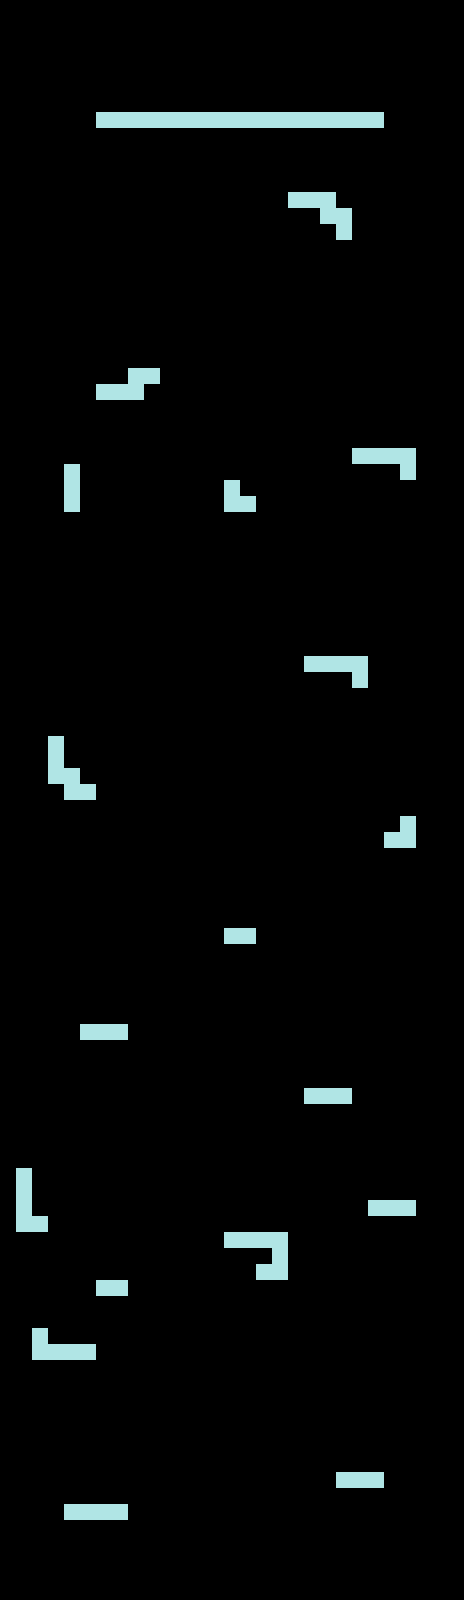

A 2D game scene composited from a Tiled map and its tileset images. What follows is a short description and the map's XML, with every tile layer's data as written:
An orthogonal 29x100 tile map with 16x16 px tiles, 1 tile layer (tilelayer).

<map version="1.10" tiledversion="1.11.2" orientation="orthogonal" renderorder="right-up" width="29" height="100" tilewidth="16" tileheight="16" infinite="0" nextlayerid="2" nextobjectid="1">
 <editorsettings>
  <export target="../../HEW_2025/Assets/Stages/TestStage2.json" format="json" />
 </editorsettings>
 <tileset firstgid="1" source="Block.tsx" />
 <layer id="1" name="tilelayer" width="29" height="100" opacity="0.9">
  <properties>
   <property name="type" value="StaticBlock" />
  </properties>
  <data encoding="csv">
0,0,0,0,0,0,0,0,0,0,0,0,0,0,0,0,0,0,0,0,0,0,0,0,0,0,0,0,0,
0,0,0,0,0,0,0,0,0,0,0,0,0,0,0,0,0,0,0,0,0,0,0,0,0,0,0,0,0,
0,0,0,0,0,0,0,0,0,0,0,0,0,0,0,0,0,0,0,0,0,0,0,0,0,0,0,0,0,
0,0,0,0,0,0,0,0,0,0,0,0,0,0,0,0,0,0,0,0,0,0,0,0,0,0,0,0,0,
0,0,0,0,0,0,0,0,0,0,0,0,0,0,0,0,0,0,0,0,0,0,0,0,0,0,0,0,0,
0,0,0,0,0,0,0,0,0,0,0,0,0,0,0,0,0,0,0,0,0,0,0,0,0,0,0,0,0,
0,0,0,0,0,0,0,0,0,0,0,0,0,0,0,0,0,0,0,0,0,0,0,0,0,0,0,0,0,
0,0,0,0,0,0,2,2,2,2,2,2,2,2,2,2,2,2,2,2,2,2,2,2,0,0,0,0,0,
0,0,0,0,0,0,0,0,0,0,0,0,0,0,0,0,0,0,0,0,0,0,0,0,0,0,0,0,0,
0,0,0,0,0,0,0,0,0,0,0,0,0,0,0,0,0,0,0,0,0,0,0,0,0,0,0,0,0,
0,0,0,0,0,0,0,0,0,0,0,0,0,0,0,0,0,0,0,0,0,0,0,0,0,0,0,0,0,
0,0,0,0,0,0,0,0,0,0,0,0,0,0,0,0,0,0,0,0,0,0,0,0,0,0,0,0,0,
0,0,0,0,0,0,0,0,0,0,0,0,0,0,0,0,0,0,2,2,2,0,0,0,0,0,0,0,0,
0,0,0,0,0,0,0,0,0,0,0,0,0,0,0,0,0,0,0,0,2,2,0,0,0,0,0,0,0,
0,0,0,0,0,0,0,0,0,0,0,0,0,0,0,0,0,0,0,0,0,2,0,0,0,0,0,0,0,
0,0,0,0,0,0,0,0,0,0,0,0,0,0,0,0,0,0,0,0,0,0,0,0,0,0,0,0,0,
0,0,0,0,0,0,0,0,0,0,0,0,0,0,0,0,0,0,0,0,0,0,0,0,0,0,0,0,0,
0,0,0,0,0,0,0,0,0,0,0,0,0,0,0,0,0,0,0,0,0,0,0,0,0,0,0,0,0,
0,0,0,0,0,0,0,0,0,0,0,0,0,0,0,0,0,0,0,0,0,0,0,0,0,0,0,0,0,
0,0,0,0,0,0,0,0,0,0,0,0,0,0,0,0,0,0,0,0,0,0,0,0,0,0,0,0,0,
0,0,0,0,0,0,0,0,0,0,0,0,0,0,0,0,0,0,0,0,0,0,0,0,0,0,0,0,0,
0,0,0,0,0,0,0,0,0,0,0,0,0,0,0,0,0,0,0,0,0,0,0,0,0,0,0,0,0,
0,0,0,0,0,0,0,0,0,0,0,0,0,0,0,0,0,0,0,0,0,0,0,0,0,0,0,0,0,
0,0,0,0,0,0,0,0,2,2,0,0,0,0,0,0,0,0,0,0,0,0,0,0,0,0,0,0,0,
0,0,0,0,0,0,2,2,2,0,0,0,0,0,0,0,0,0,0,0,0,0,0,0,0,0,0,0,0,
0,0,0,0,0,0,0,0,0,0,0,0,0,0,0,0,0,0,0,0,0,0,0,0,0,0,0,0,0,
0,0,0,0,0,0,0,0,0,0,0,0,0,0,0,0,0,0,0,0,0,0,0,0,0,0,0,0,0,
0,0,0,0,0,0,0,0,0,0,0,0,0,0,0,0,0,0,0,0,0,0,0,0,0,0,0,0,0,
0,0,0,0,0,0,0,0,0,0,0,0,0,0,0,0,0,0,0,0,0,0,2,2,2,2,0,0,0,
0,0,0,0,2,0,0,0,0,0,0,0,0,0,0,0,0,0,0,0,0,0,0,0,0,2,0,0,0,
0,0,0,0,2,0,0,0,0,0,0,0,0,0,2,0,0,0,0,0,0,0,0,0,0,0,0,0,0,
0,0,0,0,2,0,0,0,0,0,0,0,0,0,2,2,0,0,0,0,0,0,0,0,0,0,0,0,0,
0,0,0,0,0,0,0,0,0,0,0,0,0,0,0,0,0,0,0,0,0,0,0,0,0,0,0,0,0,
0,0,0,0,0,0,0,0,0,0,0,0,0,0,0,0,0,0,0,0,0,0,0,0,0,0,0,0,0,
0,0,0,0,0,0,0,0,0,0,0,0,0,0,0,0,0,0,0,0,0,0,0,0,0,0,0,0,0,
0,0,0,0,0,0,0,0,0,0,0,0,0,0,0,0,0,0,0,0,0,0,0,0,0,0,0,0,0,
0,0,0,0,0,0,0,0,0,0,0,0,0,0,0,0,0,0,0,0,0,0,0,0,0,0,0,0,0,
0,0,0,0,0,0,0,0,0,0,0,0,0,0,0,0,0,0,0,0,0,0,0,0,0,0,0,0,0,
0,0,0,0,0,0,0,0,0,0,0,0,0,0,0,0,0,0,0,0,0,0,0,0,0,0,0,0,0,
0,0,0,0,0,0,0,0,0,0,0,0,0,0,0,0,0,0,0,0,0,0,0,0,0,0,0,0,0,
0,0,0,0,0,0,0,0,0,0,0,0,0,0,0,0,0,0,0,0,0,0,0,0,0,0,0,0,0,
0,0,0,0,0,0,0,0,0,0,0,0,0,0,0,0,0,0,0,2,2,2,2,0,0,0,0,0,0,
0,0,0,0,0,0,0,0,0,0,0,0,0,0,0,0,0,0,0,0,0,0,2,0,0,0,0,0,0,
0,0,0,0,0,0,0,0,0,0,0,0,0,0,0,0,0,0,0,0,0,0,0,0,0,0,0,0,0,
0,0,0,0,0,0,0,0,0,0,0,0,0,0,0,0,0,0,0,0,0,0,0,0,0,0,0,0,0,
0,0,0,0,0,0,0,0,0,0,0,0,0,0,0,0,0,0,0,0,0,0,0,0,0,0,0,0,0,
0,0,0,2,0,0,0,0,0,0,0,0,0,0,0,0,0,0,0,0,0,0,0,0,0,0,0,0,0,
0,0,0,2,0,0,0,0,0,0,0,0,0,0,0,0,0,0,0,0,0,0,0,0,0,0,0,0,0,
0,0,0,2,2,0,0,0,0,0,0,0,0,0,0,0,0,0,0,0,0,0,0,0,0,0,0,0,0,
0,0,0,0,2,2,0,0,0,0,0,0,0,0,0,0,0,0,0,0,0,0,0,0,0,0,0,0,0,
0,0,0,0,0,0,0,0,0,0,0,0,0,0,0,0,0,0,0,0,0,0,0,0,0,0,0,0,0,
0,0,0,0,0,0,0,0,0,0,0,0,0,0,0,0,0,0,0,0,0,0,0,0,0,2,0,0,0,
0,0,0,0,0,0,0,0,0,0,0,0,0,0,0,0,0,0,0,0,0,0,0,0,2,2,0,0,0,
0,0,0,0,0,0,0,0,0,0,0,0,0,0,0,0,0,0,0,0,0,0,0,0,0,0,0,0,0,
0,0,0,0,0,0,0,0,0,0,0,0,0,0,0,0,0,0,0,0,0,0,0,0,0,0,0,0,0,
0,0,0,0,0,0,0,0,0,0,0,0,0,0,0,0,0,0,0,0,0,0,0,0,0,0,0,0,0,
0,0,0,0,0,0,0,0,0,0,0,0,0,0,0,0,0,0,0,0,0,0,0,0,0,0,0,0,0,
0,0,0,0,0,0,0,0,0,0,0,0,0,0,0,0,0,0,0,0,0,0,0,0,0,0,0,0,0,
0,0,0,0,0,0,0,0,0,0,0,0,0,0,2,2,0,0,0,0,0,0,0,0,0,0,0,0,0,
0,0,0,0,0,0,0,0,0,0,0,0,0,0,0,0,0,0,0,0,0,0,0,0,0,0,0,0,0,
0,0,0,0,0,0,0,0,0,0,0,0,0,0,0,0,0,0,0,0,0,0,0,0,0,0,0,0,0,
0,0,0,0,0,0,0,0,0,0,0,0,0,0,0,0,0,0,0,0,0,0,0,0,0,0,0,0,0,
0,0,0,0,0,0,0,0,0,0,0,0,0,0,0,0,0,0,0,0,0,0,0,0,0,0,0,0,0,
0,0,0,0,0,0,0,0,0,0,0,0,0,0,0,0,0,0,0,0,0,0,0,0,0,0,0,0,0,
0,0,0,0,0,2,2,2,0,0,0,0,0,0,0,0,0,0,0,0,0,0,0,0,0,0,0,0,0,
0,0,0,0,0,0,0,0,0,0,0,0,0,0,0,0,0,0,0,0,0,0,0,0,0,0,0,0,0,
0,0,0,0,0,0,0,0,0,0,0,0,0,0,0,0,0,0,0,0,0,0,0,0,0,0,0,0,0,
0,0,0,0,0,0,0,0,0,0,0,0,0,0,0,0,0,0,0,0,0,0,0,0,0,0,0,0,0,
0,0,0,0,0,0,0,0,0,0,0,0,0,0,0,0,0,0,0,2,2,2,0,0,0,0,0,0,0,
0,0,0,0,0,0,0,0,0,0,0,0,0,0,0,0,0,0,0,0,0,0,0,0,0,0,0,0,0,
0,0,0,0,0,0,0,0,0,0,0,0,0,0,0,0,0,0,0,0,0,0,0,0,0,0,0,0,0,
0,0,0,0,0,0,0,0,0,0,0,0,0,0,0,0,0,0,0,0,0,0,0,0,0,0,0,0,0,
0,0,0,0,0,0,0,0,0,0,0,0,0,0,0,0,0,0,0,0,0,0,0,0,0,0,0,0,0,
0,2,0,0,0,0,0,0,0,0,0,0,0,0,0,0,0,0,0,0,0,0,0,0,0,0,0,0,0,
0,2,0,0,0,0,0,0,0,0,0,0,0,0,0,0,0,0,0,0,0,0,0,0,0,0,0,0,0,
0,2,0,0,0,0,0,0,0,0,0,0,0,0,0,0,0,0,0,0,0,0,0,2,2,2,0,0,0,
0,2,2,0,0,0,0,0,0,0,0,0,0,0,0,0,0,0,0,0,0,0,0,0,0,0,0,0,0,
0,0,0,0,0,0,0,0,0,0,0,0,0,0,2,2,2,2,0,0,0,0,0,0,0,0,0,0,0,
0,0,0,0,0,0,0,0,0,0,0,0,0,0,0,0,0,2,0,0,0,0,0,0,0,0,0,0,0,
0,0,0,0,0,0,0,0,0,0,0,0,0,0,0,0,2,2,0,0,0,0,0,0,0,0,0,0,0,
0,0,0,0,0,0,2,2,0,0,0,0,0,0,0,0,0,0,0,0,0,0,0,0,0,0,0,0,0,
0,0,0,0,0,0,0,0,0,0,0,0,0,0,0,0,0,0,0,0,0,0,0,0,0,0,0,0,0,
0,0,0,0,0,0,0,0,0,0,0,0,0,0,0,0,0,0,0,0,0,0,0,0,0,0,0,0,0,
0,0,2,0,0,0,0,0,0,0,0,0,0,0,0,0,0,0,0,0,0,0,0,0,0,0,0,0,0,
0,0,2,2,2,2,0,0,0,0,0,0,0,0,0,0,0,0,0,0,0,0,0,0,0,0,0,0,0,
0,0,0,0,0,0,0,0,0,0,0,0,0,0,0,0,0,0,0,0,0,0,0,0,0,0,0,0,0,
0,0,0,0,0,0,0,0,0,0,0,0,0,0,0,0,0,0,0,0,0,0,0,0,0,0,0,0,0,
0,0,0,0,0,0,0,0,0,0,0,0,0,0,0,0,0,0,0,0,0,0,0,0,0,0,0,0,0,
0,0,0,0,0,0,0,0,0,0,0,0,0,0,0,0,0,0,0,0,0,0,0,0,0,0,0,0,0,
0,0,0,0,0,0,0,0,0,0,0,0,0,0,0,0,0,0,0,0,0,0,0,0,0,0,0,0,0,
0,0,0,0,0,0,0,0,0,0,0,0,0,0,0,0,0,0,0,0,0,0,0,0,0,0,0,0,0,
0,0,0,0,0,0,0,0,0,0,0,0,0,0,0,0,0,0,0,0,0,0,0,0,0,0,0,0,0,
0,0,0,0,0,0,0,0,0,0,0,0,0,0,0,0,0,0,0,0,0,2,2,2,0,0,0,0,0,
0,0,0,0,0,0,0,0,0,0,0,0,0,0,0,0,0,0,0,0,0,0,0,0,0,0,0,0,0,
0,0,0,0,2,2,2,2,0,0,0,0,0,0,0,0,0,0,0,0,0,0,0,0,0,0,0,0,0,
0,0,0,0,0,0,0,0,0,0,0,0,0,0,0,0,0,0,0,0,0,0,0,0,0,0,0,0,0,
0,0,0,0,0,0,0,0,0,0,0,0,0,0,0,0,0,0,0,0,0,0,0,0,0,0,0,0,0,
0,0,0,0,0,0,0,0,0,0,0,0,0,0,0,0,0,0,0,0,0,0,0,0,0,0,0,0,0,
0,0,0,0,0,0,0,0,0,0,0,0,0,0,0,0,0,0,0,0,0,0,0,0,0,0,0,0,0,
0,0,0,0,0,0,0,0,0,0,0,0,0,0,0,0,0,0,0,0,0,0,0,0,0,0,0,0,0
</data>
 </layer>
</map>